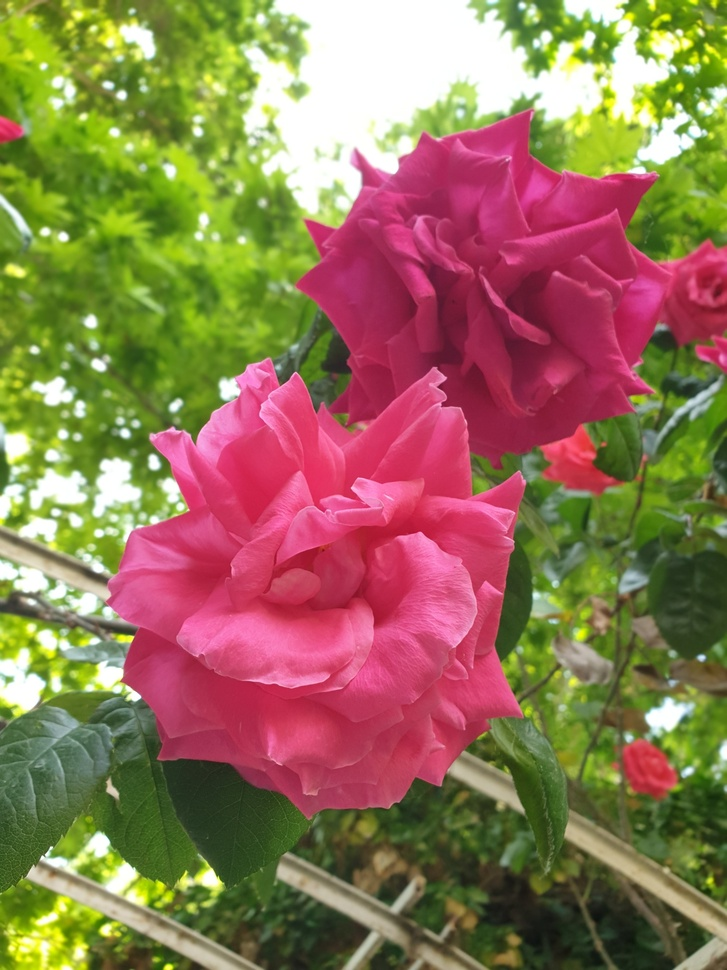
#> input picture HW1/Qustions/Pink.jpg, 727 x 970 px, shrunk from 1512 x 2016 before the run, found by its file name
$ python q5.py
#> lines starting #> are read from the running program, lines starting #| are printed output that depends on the picture
# import libraries and read image
import numpy as np
import cv2
import matplotlib.pyplot as plt
import time

img = cv2.imread('Pink.jpg')
#> img is the input picture: shape (970, 727, 3); mean B, G, R 85.2, 117.6, 146.5
img = cv2.cvtColor(img, cv2.COLOR_BGR2RGB);

# first approach
box_filter = np.ones((3, 3)) / 9
start_time = time.time()
blurred_img = cv2.filter2D(img, -1, box_filter)
end_time = time.time()
print("first approach's execution time:", end_time - start_time, "seconds")

# removing excessive rows and columns
blurred_img = blurred_img[1:-1, 1:-1]
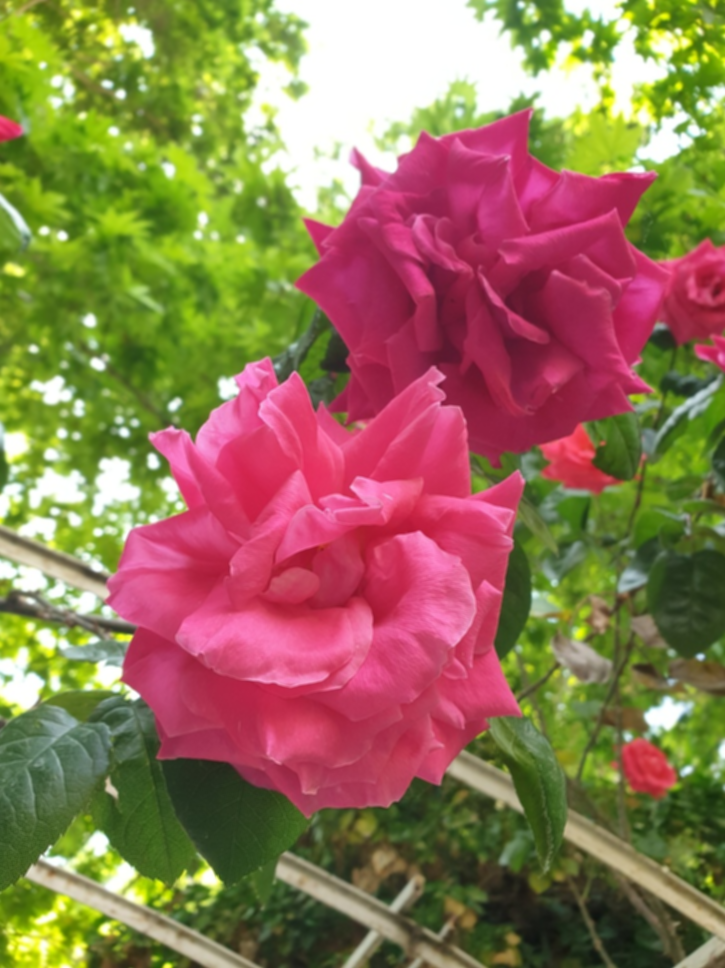
#> blurred_img: shape (968, 725, 3); mean R, G, B 146.6, 117.5, 85.2
blurred_img = cv2.cvtColor(blurred_img, cv2.COLOR_RGB2BGR)
cv2.imwrite("res07.jpg", blurred_img)

# second approach
blurred_img = np.zeros(img.shape, dtype='uint8')
start_time = time.time()
for i in range(1, img.shape[0] - 1):
    for j in range(1, img.shape[1] - 1):
        # convolution
        blurred_img[i][j][0] = np.sum(img[i - 1:i + 2, j - 1:j + 2, 0]) // 9
        blurred_img[i][j][1] = np.sum(img[i - 1:i + 2, j - 1:j + 2, 1]) // 9
        blurred_img[i][j][2] = np.sum(img[i - 1:i + 2, j - 1:j + 2, 2]) // 9
#> blurred_img: shape (970, 727, 3)
blurred_img = blurred_img[1:-1, 1:-1]
#> blurred_img: shape (968, 725, 3)
end_time = time.time()
print("second approach's execution time:", end_time - start_time, "seconds")
blurred_img = cv2.cvtColor(blurred_img, cv2.COLOR_RGB2BGR)
cv2.imwrite("res08.jpg", blurred_img)

# third approach
start_time = time.time()
box_filter = [[1 / 9 for i in range(3)] for j in range(3)]

# calculate multiplication of each cell of box filter with image crops
for i in range(3):
    for j in range(3):
        box_filter[i][j] = box_filter[i][j] * img[i:img.shape[0] + i - 2, j:img.shape[1] + j - 2]
#> after the loop, box_filter = 3 items
blurred_img = np.zeros((img.shape[0] - 2, img.shape[1] - 2, 3))

# calculate sum of box filter cells
for i in range(3):
    for j in range(3):
        blurred_img += box_filter[i][j]
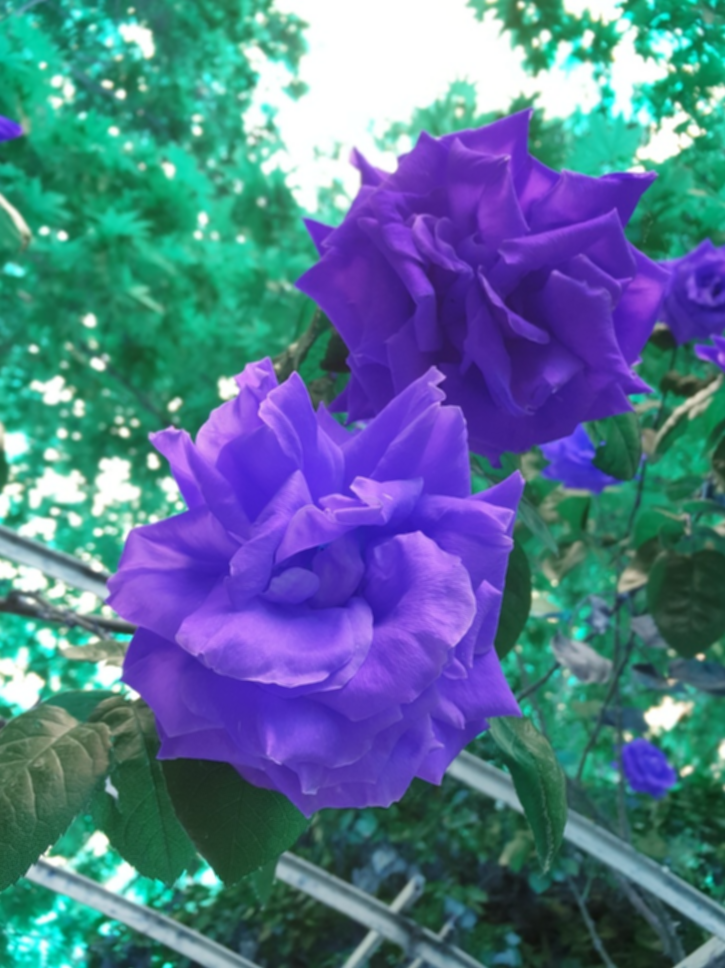
#> blurred_img: shape (968, 725, 3) float64; mean of channels 0, 1, 2 146.6, 117.5, 85.2; drawn with min black and max white
blurred_img = np.array(blurred_img, dtype=np.uint8)
end_time = time.time()
print("third approach's execution time:", end_time - start_time, "seconds")
blurred_img = cv2.cvtColor(blurred_img, cv2.COLOR_RGB2BGR)
cv2.imwrite("res09.jpg", blurred_img)
